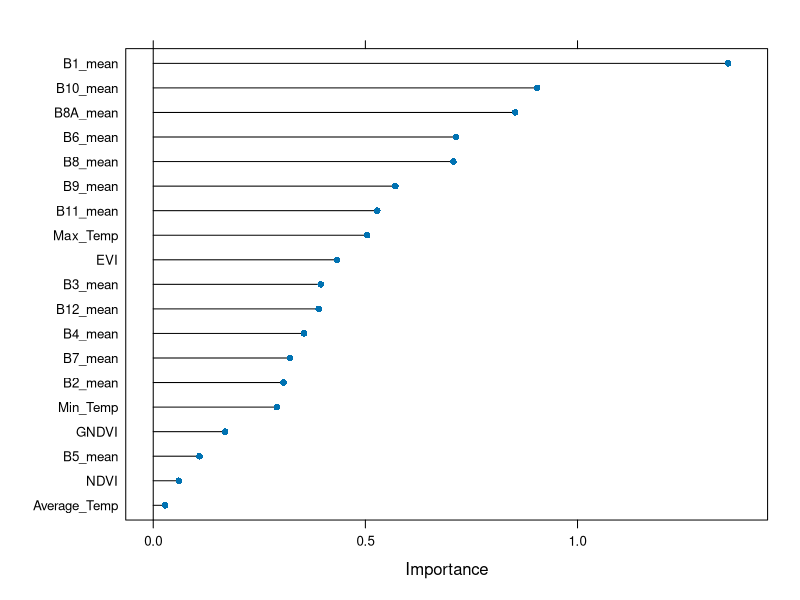

Here is the R script that generated this plot:
# Load packages
# https://www.machinelearningplus.com/machine-learning/caret-package/
# https://www.youtube.com/watch?v=fSytzGwwBVw
library(tidyverse)
library(caret)

# Set the folder location
#setwd('~/Dropbox/RS Project/RSSTARTUP_repo/Product_Development/Yield_forcasting_R/Innovation_laboratory_EAGLE')
setwd('/home/diego/GITHUP_REPO/Innovation_laboratory_EAGLE')

# Import dataset
# The dataset used is summary_fn.csv, which was clean but the original one
# is summary.csv
Field_Carmen <- read.csv('./Original_data/summary_fn.csv')

# Structure of the dataframe
str(Field_Carmen)

# See top 6 rows and 10 columns
head(Field_Carmen[, 1:10])

# Split the data into training and test set
set.seed(123)
training.samples <- Field_Carmen$Kg_He %>%
  createDataPartition(p = 0.8, list = FALSE)

train.data  <- Field_Carmen[training.samples, ]
test.data <- Field_Carmen[-training.samples, ]

# Build the model
model <- lm(Kg_He ~., data = train.data)

# Observe the model
model

# It is because, one of your dependent variables has NA for Coefficients given as
# output by the lm(..) function. Such a variable is making no difference to the 
# model, often due to multicollinearity problem ie, that predictor variable is 
# linearly dependent on other predictor variables OR because, that predictor 
# variable is constant for all the records(rows). The best thing to do is to drop
# that variable from the formula in lm(..) function and do the regression again.

# Make predictions and compute the R2, RMSE and MAE
predictions <- model %>% predict(test.data, na.action=na.exclude)

data.frame( R2 = R2(predictions, test.data$Kg_He),
            RMSE = RMSE(predictions, test.data$Kg_He),
            MAE = MAE(predictions, test.data$Kg_He))

RMSE(predictions, test.data$Kg_He)/mean(test.data$Kg_He)

################################################################################

# Leave one out cross validation - LOOCV
# Define training control
set.seed(234)
train.control <- trainControl(method = "LOOCV")

# Train the model
model <- train(Kg_He ~., data = Field_Carmen, method = "lm",
               trControl = train.control)

# Summarize the results
print(model)

# Make predictions and compute the R2, RMSE and MAE
predictions <- model %>% predict(test.data, na.action=na.exclude)

predictions

data.frame( R2 = R2(predictions, test.data$Kg_He),
            RMSE = RMSE(predictions, test.data$Kg_He),
            MAE = MAE(predictions, test.data$Kg_He))

RMSE(predictions, test.data$Kg_He)/mean(test.data$Kg_He)

################################################################################

# Define training control
set.seed(345)
train.control <- trainControl(method = "cv", number = 5)
# Train the model
model <- train(Kg_He ~., data = Field_Carmen, method = "lm",
               trControl = train.control)
# Summarize the results
print(model)

# Make predictions and compute the R2, RMSE and MAE
predictions <- model %>% predict(test.data, na.action=na.exclude)

predictions

# variable importance
gbmImp <- varImp(model, scale = FALSE)
gbmImp

plot(gbmImp, top = 19)

data.frame( R2 = R2(predictions, test.data$Kg_He),
            RMSE = RMSE(predictions, test.data$Kg_He),
            MAE = MAE(predictions, test.data$Kg_He))

RMSE(predictions, test.data$Kg_He)/mean(test.data$Kg_He)
